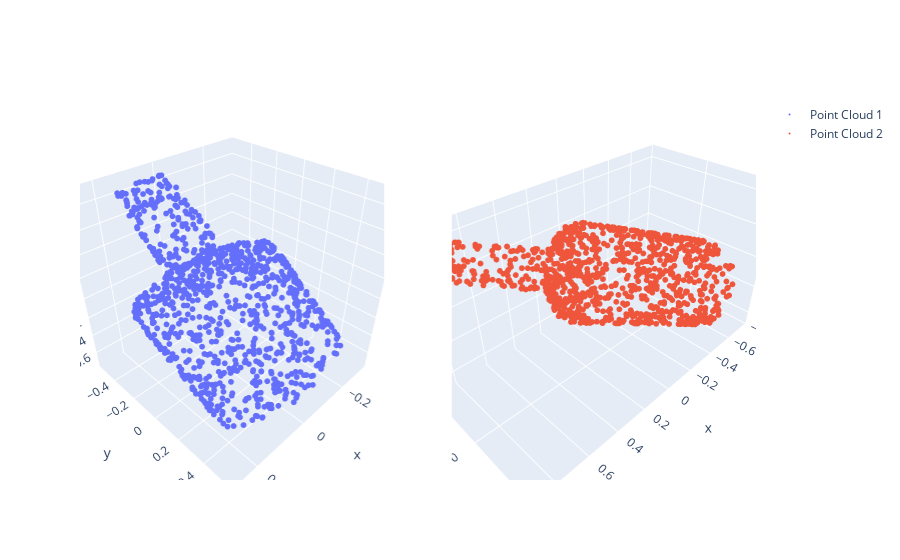

Source (notebook cell):
### Code cell
cloud1 = view_2[index,:,:].transpose(0, 1).detach().cpu().numpy()
x1 = cloud1[:,0]
y1 = cloud1[:,1]
z1 = cloud1[:,2]

cloud2 = view_2_post[index,:,:].transpose(0, 1).detach().cpu().numpy()
x2 = cloud2[:,0]
y2 = cloud2[:,1]
z2 = cloud2[:,2]


# Example usage with two point clouds
pcshow([x1, x2], [y1, y2], [z1, z2], min_xyz, max_xyz)

### Figure 1 — Plotly figure (JSON) as saved in the notebook; plotly's stock layout.template omitted (floating-point values rounded to 4 significant figures; data arrays with more than 128 entries replaced by an {"elided": "..."} marker saying what was removed)
{"data": [{"marker": {"size": 2}, "mode": "markers", "name": "Point Cloud 1", "scene": "scene", "type": "scatter3d", "x": {"elided": "1024 float values"}, "y": {"elided": "1024 float values"}, "z": {"elided": "1024 float values"}}, {"marker": {"size": 2}, "mode": "markers", "name": "Point Cloud 2", "scene": "scene2", "type": "scatter3d", "x": {"elided": "1024 float values"}, "y": {"elided": "1024 float values"}, "z": {"elided": "1024 float values"}}], "layout": {"scene": {"aspectmode": "cube", "domain": {"x": [0, 0.45], "y": [0, 1]}}, "scene2": {"domain": {"x": [0.55, 1], "y": [0, 1]}}}}
